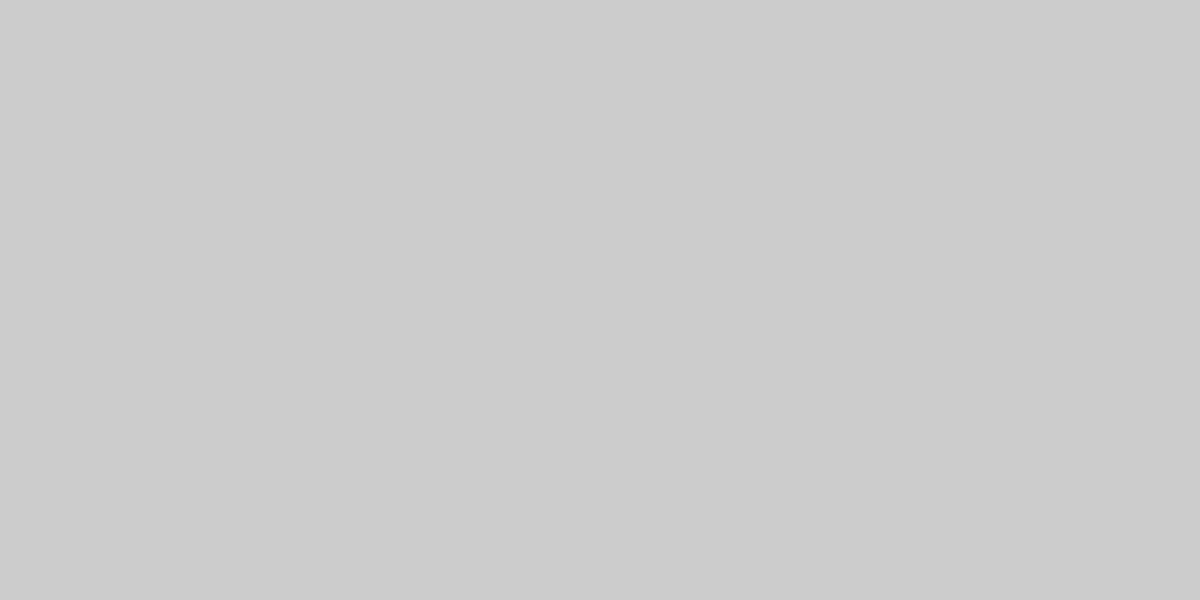
Frame 1 (no input)
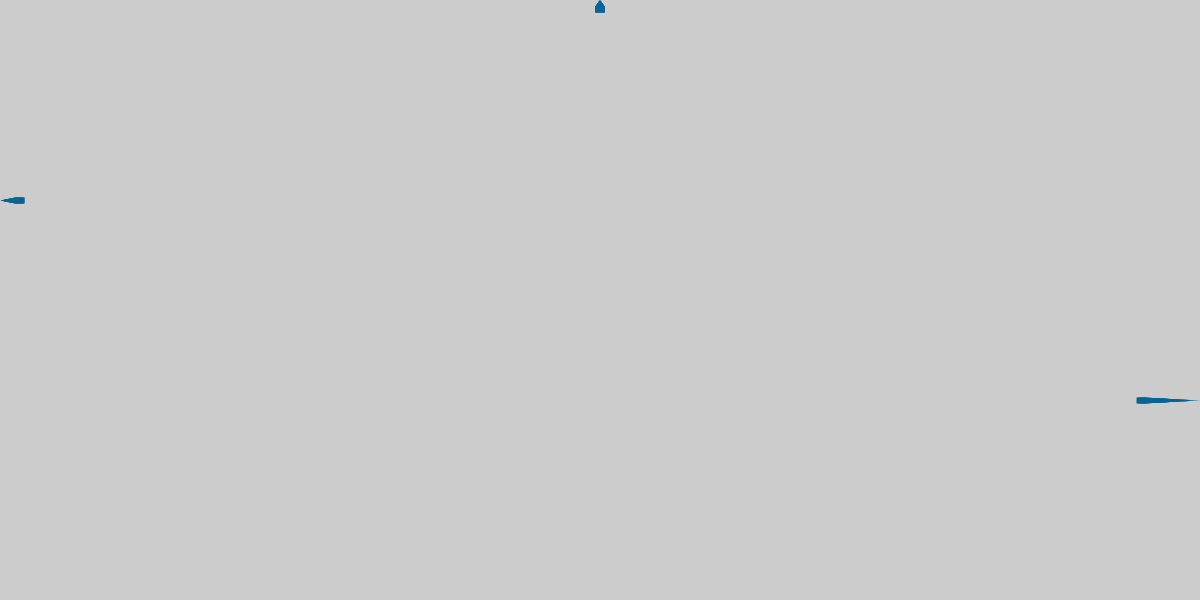
Frame 60 (the mouse pressed at the canvas centre just before this capture)
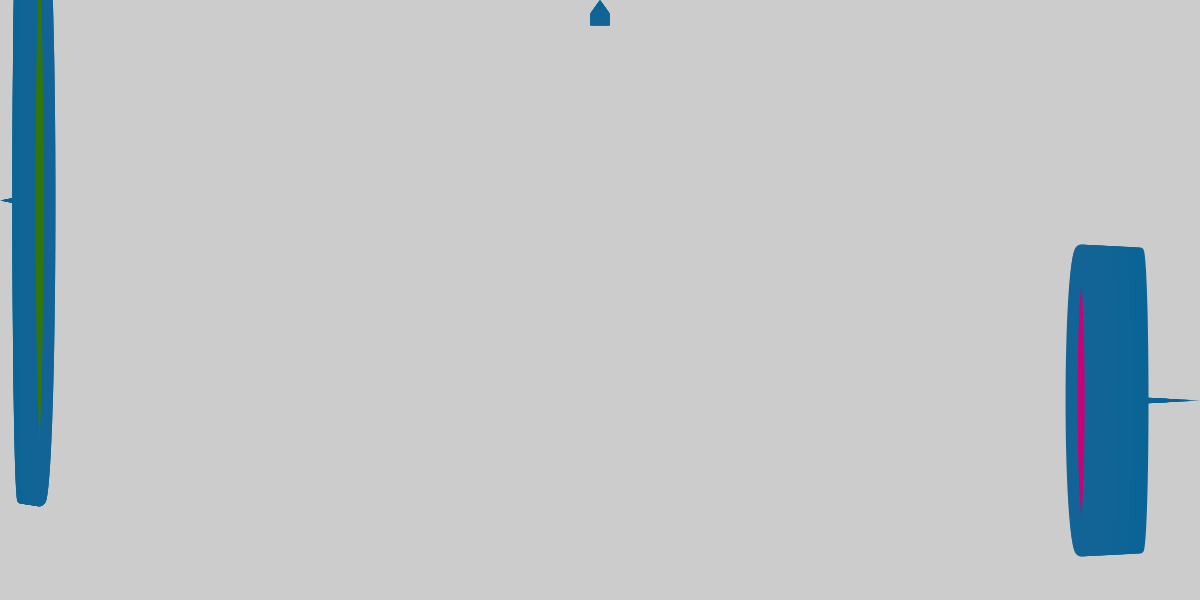
Frame 120 (the mouse held since frame 60 and released just before this capture)

The Processing sketch that drew these frames (run headless with seeded random() and noise(); from frame 60 on, the mouse is pressed at the canvas centre):

// Processing sketch: Class_1_hw
// ── Class_1_hw.pde
float x = 0;

void setup() {
  size(1200, 600);
}

void draw() {
  stroke(x/6,100,150);
  strokeWeight(x/10);
  ellipse(x/3,200,x/6,mouseX);
  // I want these two to have different colors! can't get it.
  fill(200,x/60,x);
  ellipse(1200-x,400,x/6,mouseY);
  
  fill(50,x,x/10);
  ellipse(600,x/6,x/6,mouseX-mouseY-mouseY);
  
  x = x + 1;
}
  
  
